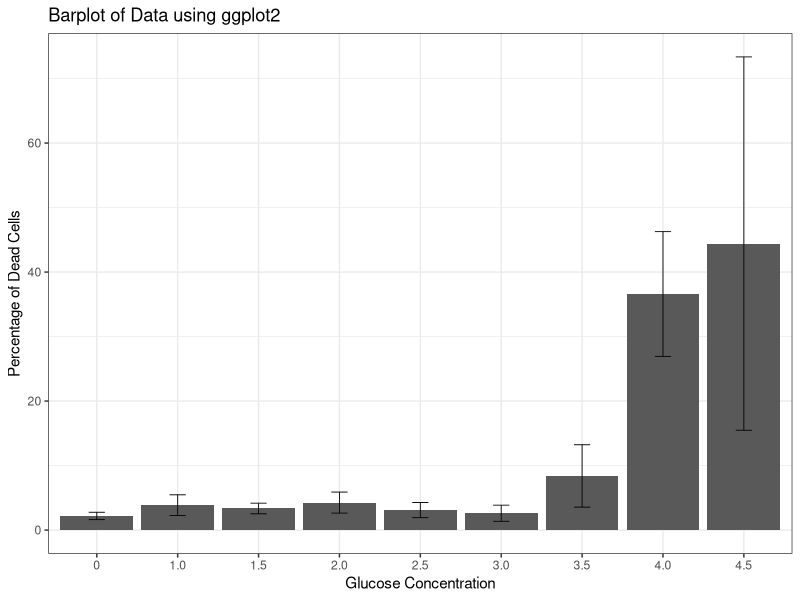

Recreate this plot in R. (Note: this script raises an error after producing the figure.)

library(readxl)
library(tidyr)
library(dplyr)

setwd("C:/Users/Alyssa/Dropbox/R Group/") # Change to your directory
sytox_data <- read_excel("./Sytox Data.xlsx", sheet = 1)




sytox_data = sytox_data %>%
  separate(Source, into = c("drop", 'timepoint', 'treatment', 'myelin', 'glucose', "drop2"), sep= ' ', remove = TRUE) %>%
  unite(mye.treatment, c("treatment", "myelin")) %>%
  select(-drop) %>%
  select(-drop2)

head(sytox_data)

sytox_data = sytox_data %>%
  mutate(total_cells = DAPI + Sytox) %>%
  mutate(percent_dead = (Sytox/total_cells)*100)

head(sytox_data)


mean_stats = sytox_data %>%
  group_by(glucose) %>%
  summarise(percent_dead_mean = mean(percent_dead), sd_percent = sd(percent_dead))
mean_stats

library(ggplot2)

ggplot(mean_stats, aes(x= glucose, y =  percent_dead_mean)) +
  geom_bar(stat = "identity") +
  geom_errorbar(aes(ymin=percent_dead_mean-sd_percent, ymax=percent_dead_mean+sd_percent),
                size=.3,    # Thinner lines
                width=.2,
                position=position_dodge(.9)) +
  ylab("Percentage of Dead Cells") +
  xlab("Glucose Concentration") +
  labs(title = "Barplot of Data using ggplot2") +
  theme_bw()


sytox_data2 <- read_excel("./Sytox Data.xlsx", sheet = 2)

sytox_data2 = sytox_data2 %>%
  separate(Source, into = c("drop", 'timepoint', 'treatment', 'myelin', 'glucose', "drop"), sep= ' ', remove = TRUE) %>%
  unite(mye.treatment, c("treatment", "myelin")) %>%
  select(-drop) %>%
  mutate(total_cells = DAPI + Sytox) %>%
  mutate(percent_dead = (Sytox/total_cells)*100)


sytox_data_full = bind_rows(sytox_data, sytox_data2)

mean_stats_full = sytox_data_full %>%
  group_by(glucose, mye.treatment) %>%
  summarise(percent_dead_mean = mean(percent_dead), sd_percent = sd(percent_dead)) %>%
  arrange(mye.treatment)
mean_stats_full



ggplot(mean_stats_full, 
       aes(x= glucose, y = percent_dead_mean, fill = mye.treatment)) +
  geom_bar(stat = "identity", position = "dodge") +
  geom_errorbar(aes(ymin=percent_dead_mean-sd_percent, ymax=percent_dead_mean+sd_percent),
                size=.3,    # Thinner lines
                width=.2,
                position = position_dodge(width = 0.9)) +
  ylab("Percentage of Dead Cells") +
  xlab("Glucose Concentration (g/L)") +
  labs(title = "Barplot of Data using ggplot2") +
  theme_bw()

